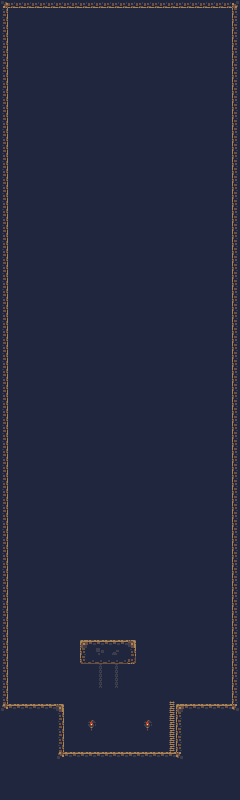

A 2D game scene composited from a Tiled map and its tileset images. What follows is a short description and the map's XML, with every tile layer's data as written:
An orthogonal 30x100 tile map with 8x8 px tiles, 1 tile layer (Tile Layer 1).

<map version="1.10" tiledversion="1.10.2" orientation="orthogonal" renderorder="right-down" width="30" height="100" tilewidth="8" tileheight="8" infinite="0" nextlayerid="2" nextobjectid="1">
 <tileset firstgid="1" source="cavesofgallet_tiles.tsx" />
 <layer id="1" name="Tile Layer 1" width="30" height="100">
  <data encoding="csv">
3221225510,1610612780,1610612780,1610612780,1610612780,1610612780,1610612780,1610612780,1610612780,1610612780,1610612780,1610612780,1610612780,1610612780,1610612780,1610612780,1610612780,1610612780,1610612780,1610612780,1610612780,1610612780,1610612780,1610612780,1610612780,1610612780,1610612780,1610612780,1610612780,1610612774,
3221225516,1,1,1,1,1,1,1,1,1,1,1,1,1,1,1,1,1,1,1,1,1,1,1,1,1,1,1,1,44,
3221225516,1,1,1,1,1,1,1,1,1,1,1,1,1,1,1,1,1,1,1,1,1,1,1,1,1,1,1,1,44,
3221225516,1,1,1,1,1,1,1,1,1,1,1,1,1,1,1,1,1,1,1,1,1,1,1,1,1,1,1,1,44,
3221225516,1,1,1,1,1,1,1,1,1,1,1,1,1,1,1,1,1,1,1,1,1,1,1,1,1,1,1,1,44,
3221225516,1,1,1,1,1,1,1,1,1,1,1,1,1,1,1,1,1,1,1,1,1,1,1,1,1,1,1,1,44,
3221225516,1,1,1,1,1,1,1,1,1,1,1,1,1,1,1,1,1,1,1,1,1,1,1,1,1,1,1,1,44,
3221225516,1,1,1,1,1,1,1,1,1,1,1,1,1,1,1,1,1,1,1,1,1,1,1,1,1,1,1,1,44,
3221225516,1,1,1,1,1,1,1,1,1,1,1,1,1,1,1,1,1,1,1,1,1,1,1,1,1,1,1,1,44,
3221225516,1,1,1,1,1,1,1,1,1,1,1,1,1,1,1,1,1,1,1,1,1,1,1,1,1,1,1,1,44,
3221225516,1,1,1,1,1,1,1,1,1,1,1,1,1,1,1,1,1,1,1,1,1,1,1,1,1,1,1,1,44,
3221225516,1,1,1,1,1,1,1,1,1,1,1,1,1,1,1,1,1,1,1,1,1,1,1,1,1,1,1,1,44,
3221225516,1,1,1,1,1,1,1,1,1,1,1,1,1,1,1,1,1,1,1,1,1,1,1,1,1,1,1,1,44,
3221225516,1,1,1,1,1,1,1,1,1,1,1,1,1,1,1,1,1,1,1,1,1,1,1,1,1,1,1,1,44,
3221225516,1,1,1,1,1,1,1,1,1,1,1,1,1,1,1,1,1,1,1,1,1,1,1,1,1,1,1,1,44,
3221225516,1,1,1,1,1,1,1,1,1,1,1,1,1,1,1,1,1,1,1,1,1,1,1,1,1,1,1,1,44,
3221225516,1,1,1,1,1,1,1,1,1,1,1,1,1,1,1,1,1,1,1,1,1,1,1,1,1,1,1,1,44,
3221225516,1,1,1,1,1,1,1,1,1,1,1,1,1,1,1,1,1,1,1,1,1,1,1,1,1,1,1,1,44,
3221225516,1,1,1,1,1,1,1,1,1,1,1,1,1,1,1,1,1,1,1,1,1,1,1,1,1,1,1,1,44,
3221225516,1,1,1,1,1,1,1,1,1,1,1,1,1,1,1,1,1,1,1,1,1,1,1,1,1,1,1,1,44,
3221225516,1,1,1,1,1,1,1,1,1,1,1,1,1,1,1,1,1,1,1,1,1,1,1,1,1,1,1,1,44,
3221225516,1,1,1,1,1,1,1,1,1,1,1,1,1,1,1,1,1,1,1,1,1,1,1,1,1,1,1,1,44,
3221225516,1,1,1,1,1,1,1,1,1,1,1,1,1,1,1,1,1,1,1,1,1,1,1,1,1,1,1,1,44,
3221225516,1,1,1,1,1,1,1,1,1,1,1,1,1,1,1,1,1,1,1,1,1,1,1,1,1,1,1,1,44,
3221225516,1,1,1,1,1,1,1,1,1,1,1,1,1,1,1,1,1,1,1,1,1,1,1,1,1,1,1,1,44,
3221225516,1,1,1,1,1,1,1,1,1,1,1,1,1,1,1,1,1,1,1,1,1,1,1,1,1,1,1,1,44,
3221225516,1,1,1,1,1,1,1,1,1,1,1,1,1,1,1,1,1,1,1,1,1,1,1,1,1,1,1,1,44,
3221225516,1,1,1,1,1,1,1,1,1,1,1,1,1,1,1,1,1,1,1,1,1,1,1,1,1,1,1,1,44,
3221225516,1,1,1,1,1,1,1,1,1,1,1,1,1,1,1,1,1,1,1,1,1,1,1,1,1,1,1,1,44,
3221225516,1,1,1,1,1,1,1,1,1,1,1,1,1,1,1,1,1,1,1,1,1,1,1,1,1,1,1,1,44,
3221225516,1,1,1,1,1,1,1,1,1,1,1,1,1,1,1,1,1,1,1,1,1,1,1,1,1,1,1,1,44,
3221225516,1,1,1,1,1,1,1,1,1,1,1,1,1,1,1,1,1,1,1,1,1,1,1,1,1,1,1,1,44,
3221225516,1,1,1,1,1,1,1,1,1,1,1,1,1,1,1,1,1,1,1,1,1,1,1,1,1,1,1,1,44,
3221225516,1,1,1,1,1,1,1,1,1,1,1,1,1,1,1,1,1,1,1,1,1,1,1,1,1,1,1,1,44,
3221225516,1,1,1,1,1,1,1,1,1,1,1,1,1,1,1,1,1,1,1,1,1,1,1,1,1,1,1,1,44,
3221225516,1,1,1,1,1,1,1,1,1,1,1,1,1,1,1,1,1,1,1,1,1,1,1,1,1,1,1,1,44,
3221225516,1,1,1,1,1,1,1,1,1,1,1,1,1,1,1,1,1,1,1,1,1,1,1,1,1,1,1,1,44,
3221225516,1,1,1,1,1,1,1,1,1,1,1,1,1,1,1,1,1,1,1,1,1,1,1,1,1,1,1,1,44,
3221225516,1,1,1,1,1,1,1,1,1,1,1,1,1,1,1,1,1,1,1,1,1,1,1,1,1,1,1,1,44,
3221225516,1,1,1,1,1,1,1,1,1,1,1,1,1,1,1,1,1,1,1,1,1,1,1,1,1,1,1,1,44,
3221225516,1,1,1,1,1,1,1,1,1,1,1,1,1,1,1,1,1,1,1,1,1,1,1,1,1,1,1,1,44,
3221225516,1,1,1,1,1,1,1,1,1,1,1,1,1,1,1,1,1,1,1,1,1,1,1,1,1,1,1,1,44,
3221225516,1,1,1,1,1,1,1,1,1,1,1,1,1,1,1,1,1,1,1,1,1,1,1,1,1,1,1,1,44,
3221225516,1,1,1,1,1,1,1,1,1,1,1,1,1,1,1,1,1,1,1,1,1,1,1,1,1,1,1,1,44,
3221225516,1,1,1,1,1,1,1,1,1,1,1,1,1,1,1,1,1,1,1,1,1,1,1,1,1,1,1,1,44,
3221225516,1,1,1,1,1,1,1,1,1,1,1,1,1,1,1,1,1,1,1,1,1,1,1,1,1,1,1,1,44,
3221225516,1,1,1,1,1,1,1,1,1,1,1,1,1,1,1,1,1,1,1,1,1,1,1,1,1,1,1,1,44,
3221225516,1,1,1,1,1,1,1,1,1,1,1,1,1,1,1,1,1,1,1,1,1,1,1,1,1,1,1,1,44,
3221225516,1,1,1,1,1,1,1,1,1,1,1,1,1,1,1,1,1,1,1,1,1,1,1,1,1,1,1,1,44,
3221225516,1,1,1,1,1,1,1,1,1,1,1,1,1,1,1,1,1,1,1,1,1,1,1,1,1,1,1,1,44,
3221225516,1,1,1,1,1,1,1,1,1,1,1,1,1,1,1,1,1,1,1,1,1,1,1,1,1,1,1,1,44,
3221225516,1,1,1,1,1,1,1,1,1,1,1,1,1,1,1,1,1,1,1,1,1,1,1,1,1,1,1,1,44,
3221225516,1,1,1,1,1,1,1,1,1,1,1,1,1,1,1,1,1,1,1,1,1,1,1,1,1,1,1,1,44,
3221225516,1,1,1,1,1,1,1,1,1,1,1,1,1,1,1,1,1,1,1,1,1,1,1,1,1,1,1,1,44,
3221225516,1,1,1,1,1,1,1,1,1,1,1,1,1,1,1,1,1,1,1,1,1,1,1,1,1,1,1,1,44,
3221225516,1,1,1,1,1,1,1,1,1,1,1,1,1,1,1,1,1,1,1,1,1,1,1,1,1,1,1,1,44,
3221225516,1,1,1,1,1,1,1,1,1,1,1,1,1,1,1,1,1,1,1,1,1,1,1,1,1,1,1,1,44,
3221225516,1,1,1,1,1,1,1,1,1,1,1,1,1,1,1,1,1,1,1,1,1,1,1,1,1,1,1,1,44,
3221225516,1,1,1,1,1,1,1,1,1,1,1,1,1,1,1,1,1,1,1,1,1,1,1,1,1,1,1,1,44,
3221225516,1,1,1,1,1,1,1,1,1,1,1,1,1,1,1,1,1,1,1,1,1,1,1,1,1,1,1,1,44,
3221225516,1,1,1,1,1,1,1,1,1,1,1,1,1,1,1,1,1,1,1,1,1,1,1,1,1,1,1,1,44,
3221225516,1,1,1,1,1,1,1,1,1,1,1,1,1,1,1,1,1,1,1,1,1,1,1,1,1,1,1,1,44,
3221225516,1,1,1,1,1,1,1,1,1,1,1,1,1,1,1,1,1,1,1,1,1,1,1,1,1,1,1,1,44,
3221225516,1,1,1,1,1,1,1,1,1,1,1,1,1,1,1,1,1,1,1,1,1,1,1,1,1,1,1,1,44,
3221225516,1,1,1,1,1,1,1,1,1,1,1,1,1,1,1,1,1,1,1,1,1,1,1,1,1,1,1,1,44,
3221225516,1,1,1,1,1,1,1,1,1,1,1,1,1,1,1,1,1,1,1,1,1,1,1,1,1,1,1,1,44,
3221225516,1,1,1,1,1,1,1,1,1,1,1,1,1,1,1,1,1,1,1,1,1,1,1,1,1,1,1,1,44,
3221225516,1,1,1,1,1,1,1,1,1,1,1,1,1,1,1,1,1,1,1,1,1,1,1,1,1,1,1,1,44,
3221225516,1,1,1,1,1,1,1,1,1,1,1,1,1,1,1,1,1,1,1,1,1,1,1,1,1,1,1,1,44,
3221225516,1,1,1,1,1,1,1,1,1,1,1,1,1,1,1,1,1,1,1,1,1,1,1,1,1,1,1,1,44,
3221225516,1,1,1,1,1,1,1,1,1,1,1,1,1,1,1,1,1,1,1,1,1,1,1,1,1,1,1,1,44,
3221225516,1,1,1,1,1,1,1,1,1,1,1,1,1,1,1,1,1,1,1,1,1,1,1,1,1,1,1,1,44,
3221225516,1,1,1,1,1,1,1,1,1,1,1,1,1,1,1,1,1,1,1,1,1,1,1,1,1,1,1,1,44,
3221225516,1,1,1,1,1,1,1,1,1,1,1,1,1,1,1,1,1,1,1,1,1,1,1,1,1,1,1,1,44,
3221225516,1,1,1,1,1,1,1,1,1,1,1,1,1,1,1,1,1,1,1,1,1,1,1,1,1,1,1,1,44,
3221225516,1,1,1,1,1,1,1,1,1,1,1,1,1,1,1,1,1,1,1,1,1,1,1,1,1,1,1,1,44,
3221225516,1,1,1,1,1,1,1,1,1,1,1,1,1,1,1,1,1,1,1,1,1,1,1,1,1,1,1,1,44,
3221225516,1,1,1,1,1,1,1,1,1,1,1,1,1,1,1,1,1,1,1,1,1,1,1,1,1,1,1,1,44,
3221225516,1,1,1,1,1,1,1,1,1,1,1,1,1,1,1,1,1,1,1,1,1,1,1,1,1,1,1,1,44,
3221225516,1,1,1,1,1,1,1,1,1,1,1,1,1,1,1,1,1,1,1,1,1,1,1,1,1,1,1,1,44,
3221225516,1,1,1,1,1,1,1,1,1,36,37,37,37,37,37,2684354596,1,1,1,1,1,1,1,1,1,1,1,1,44,
3221225516,1,1,1,1,1,1,1,1,1,44,1,7,1,3,1,3221225516,1,1,1,1,1,1,1,1,1,1,1,1,44,
3221225516,1,1,1,1,1,1,1,1,1,52,53,53,53,53,53,1610612788,1,1,1,1,1,1,1,1,1,1,1,1,44,
3221225516,1,1,1,1,1,1,1,1,1,1,1,8,1,8,1,1,1,1,1,1,1,1,1,1,1,1,1,1,44,
3221225516,1,1,1,1,1,1,1,1,1,1,1,8,1,8,1,1,1,1,1,1,1,1,1,1,1,1,1,1,44,
3221225516,1,1,1,1,1,1,1,1,1,1,1,8,1,8,1,1,1,1,1,1,1,1,1,1,1,1,1,1,44,
3221225516,1,1,1,1,1,1,1,1,1,1,1,1,1,1,1,1,1,1,1,1,1,1,1,1,1,1,1,1,44,
3221225516,1,1,1,1,1,1,1,1,1,1,1,1,1,1,1,1,1,1,1,1,47,1,1,1,1,1,1,1,44,
2684354598,37,37,37,37,37,37,2684354596,1,1,1,1,1,1,1,1,1,1,1,1,1,55,36,37,37,37,37,37,37,38,
1,1,1,1,1,1,1,3221225516,1,1,1,1,1,1,1,1,1,1,1,1,1,55,44,1,1,1,1,1,1,1,
1,1,1,1,1,1,1,3221225516,1,1,1,46,1,1,1,1,1,1,46,1,1,55,44,1,1,1,1,1,1,1,
1,1,1,1,1,1,1,3221225516,1,1,1,54,1,1,1,1,1,1,54,1,1,55,44,1,1,1,1,1,1,1,
1,1,1,1,1,1,1,3221225516,1,1,1,1,1,1,1,1,1,1,1,1,1,55,44,1,1,1,1,1,1,1,
1,1,1,1,1,1,1,3221225516,1,1,1,1,1,1,1,1,1,1,1,1,1,55,44,1,1,1,1,1,1,1,
1,1,1,1,1,1,1,2684354598,37,37,37,37,37,37,37,37,37,37,37,37,37,37,38,1,1,1,1,1,1,1,
1,1,1,1,1,1,1,1,1,1,1,1,1,1,1,1,1,1,1,1,1,1,1,1,1,1,1,1,1,1,
1,1,1,1,1,1,1,1,1,1,1,1,1,1,1,1,1,1,1,1,1,1,1,1,1,1,1,1,1,1,
1,1,1,1,1,1,1,1,1,1,1,1,1,1,1,1,1,1,1,1,1,1,1,1,1,1,1,1,1,1,
1,1,1,1,1,1,1,1,1,1,1,1,1,1,1,1,1,1,1,1,1,1,1,1,1,1,1,1,1,1,
1,1,1,1,1,1,1,1,1,1,1,1,1,1,1,1,1,1,1,1,1,1,1,1,1,1,1,1,1,1
</data>
 </layer>
</map>
